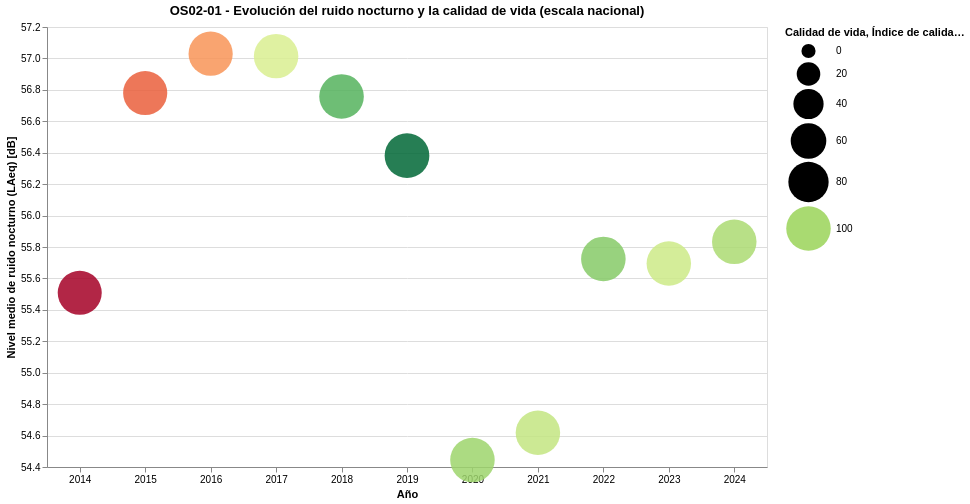

The cell this chart's notebook holds for it:
### Code cell
# Visualización OS02‑01 (Scatter plot)
# X → Exposición al ruido (LAeq nocturno medio anual)
# Y → Índice de calidad de vida nacional
# Punto → un año
# Tooltip → año + valores exactos

# Calcular explícitamente el rango del índice de calidad de vida
min_cv = df_os02_01["indice_calidad_vida"].min()
max_cv = df_os02_01["indice_calidad_vida"].max()

scatter_os02_01_time_color = (
    alt.Chart(df_os02_01)
    .mark_circle(opacity=0.85)
    .encode(
        x=alt.X("año:O", title="Año", axis=alt.Axis(labelAngle=0)),
        y=alt.Y("laeq_nocturno:Q", title="Nivel medio de ruido nocturno (LAeq) [dB]", scale=alt.Scale(zero=False)),
        size=alt.Size("indice_calidad_vida:Q", title="Índice de calidad de vida", scale=alt.Scale(range=[200, 2000])),
        color=alt.Color("indice_calidad_vida:Q", title="Índice de calidad de vida", scale=alt.Scale(scheme="redyellowgreen",
                domain=[min_cv, max_cv]  # ⬅ control explícito
            ),
            legend=alt.Legend(title="Calidad de vida", orient="right")
        ),
        tooltip=[
            alt.Tooltip("año:O", title="Año"),
            alt.Tooltip("laeq_nocturno:Q", title="LAeq nocturno [dB]", format=".2f"),
            alt.Tooltip("indice_calidad_vida:Q", title="Índice de calidad de vida", format=".2f")
        ]
    )
    .properties(
        width=720, height=440,
        title="OS02-01 - Evolución del ruido nocturno y la calidad de vida (escala nacional)"
    )
)

scatter_os02_01_time_color

### Figure 1 — Vega-Lite specification as saved in the notebook (floating-point values rounded to 4 significant figures)
{"$schema": "https://vega.github.io/schema/vega-lite/v5.20.1.json", "config": {"view": {"continuousHeight": 300, "continuousWidth": 300}}, "data": {"name": "data-73e2a0bd366b6eb75b162ec67b28aa49"}, "datasets": {"data-73e2a0bd366b6eb75b162ec67b28aa49": [{"año": 2014, "indice_calidad_vida": 97.67, "laeq_nocturno": 55.51}, {"año": 2015, "indice_calidad_vida": 98.26, "laeq_nocturno": 56.78}, {"año": 2016, "indice_calidad_vida": 98.55, "laeq_nocturno": 57.03}, {"año": 2017, "indice_calidad_vida": 99.67, "laeq_nocturno": 57.01}, {"año": 2018, "indice_calidad_vida": 100.4, "laeq_nocturno": 56.76}, {"año": 2019, "indice_calidad_vida": 101.0, "laeq_nocturno": 56.38}, {"año": 2020, "indice_calidad_vida": 100.1, "laeq_nocturno": 54.44}, {"año": 2021, "indice_calidad_vida": 99.82, "laeq_nocturno": 54.62}, {"año": 2022, "indice_calidad_vida": 100.2, "laeq_nocturno": 55.72}, {"año": 2023, "indice_calidad_vida": 99.76, "laeq_nocturno": 55.69}, {"año": 2024, "indice_calidad_vida": 99.98, "laeq_nocturno": 55.83}]}, "encoding": {"color": {"field": "indice_calidad_vida", "legend": {"orient": "right", "title": "Calidad de vida"}, "scale": {"domain": [97.67, 101.0], "scheme": "redyellowgreen"}, "title": "Índice de calidad de vida", "type": "quantitative"}, "size": {"field": "indice_calidad_vida", "scale": {"range": [200, 2000]}, "title": "Índice de calidad de vida", "type": "quantitative"}, "tooltip": [{"field": "año", "title": "Año", "type": "ordinal"}, {"field": "laeq_nocturno", "format": ".2f", "title": "LAeq nocturno [dB]", "type": "quantitative"}, {"field": "indice_calidad_vida", "format": ".2f", "title": "Índice de calidad de vida", "type": "quantitative"}], "x": {"axis": {"labelAngle": 0}, "field": "año", "title": "Año", "type": "ordinal"}, "y": {"field": "laeq_nocturno", "scale": {"zero": false}, "title": "Nivel medio de ruido nocturno (LAeq) [dB]", "type": "quantitative"}}, "height": 440, "mark": {"opacity": 0.85, "type": "circle"}, "title": "OS02-01 - Evolución del ruido nocturno y la calidad de vida (escala nacional)", "width": 720}
